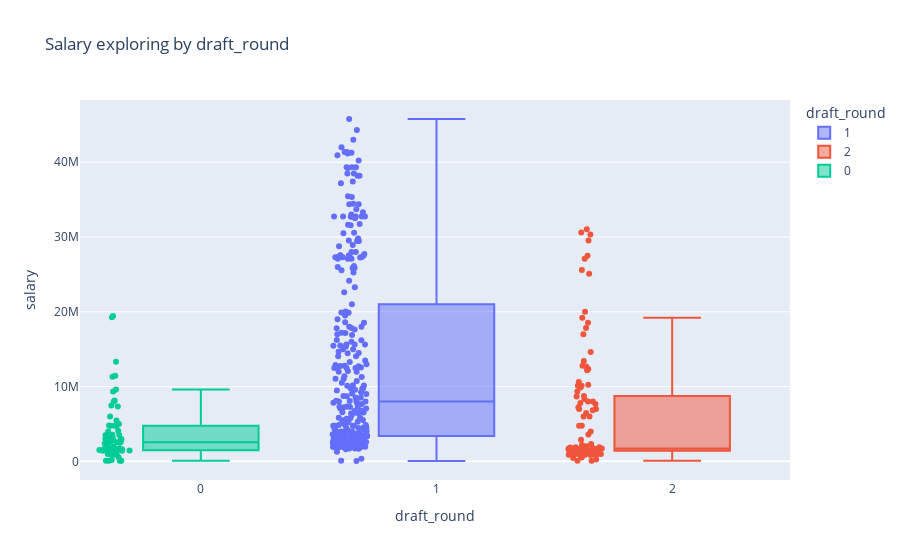

Source (notebook cell):
### Code cell
fig = px.box(data, x="draft_round", y="salary", 
            color="draft_round",
            title='Salary exploring by draft_round',
            points='all'
            )
fig.update_traces(quartilemethod="exclusive") 
fig.show()

### Figure 1 — Plotly figure (JSON) as saved in the notebook; plotly's stock layout.template omitted (floating-point values rounded to 4 significant figures; data arrays with more than 128 entries replaced by an {"elided": "..."} marker saying what was removed)
{"data": [{"alignmentgroup": "True", "boxpoints": "all", "hovertemplate": "draft_round=%{x}<br>salary=%{y}<extra></extra>", "legendgroup": "1", "marker": {"color": "#636efa"}, "name": "1", "notched": false, "offsetgroup": "1", "orientation": "v", "quartilemethod": "exclusive", "showlegend": true, "type": "box", "x": {"elided": "290 int values"}, "x0": " ", "xaxis": "x", "y": {"elided": "290 int values"}, "y0": " ", "yaxis": "y"}, {"alignmentgroup": "True", "boxpoints": "all", "hovertemplate": "draft_round=%{x}<br>salary=%{y}<extra></extra>", "legendgroup": "2", "marker": {"color": "#EF553B"}, "name": "2", "notched": false, "offsetgroup": "2", "orientation": "v", "quartilemethod": "exclusive", "showlegend": true, "type": "box", "x": [2, 2, 2, 2, 2, 2, 2, 2, 2, 2, 2, 2, 2, 2, 2, 2, 2, 2, 2, 2, 2, 2, 2, 2, 2, 2, 2, 2, 2, 2, 2, 2, 2, 2, 2, 2, 2, 2, 2, 2, 2, 2, 2, 2, 2, 2, 2, 2, 2, 2, 2, 2, 2, 2, 2, 2, 2, 2, 2, 2, 2, 2, 2, 2, 2, 2, 2, 2, 2, 2, 2, 2, 2, 2, 2, 2, 2, 2, 2, 2, 2, 2, 2, 2, 2, 2, 2, 2, 2, 2, 2, 2, 2, 2, 2, 2, 2, 2, 2, 2, 2, 2, 2, 2, 2, 2, 2], "x0": " ", "xaxis": "x", "y": [27504630, 18539130, 30603448, 8000000, 17000000, 20000000, 6000000, 25595700, 10605600, 30350000, 9881598, 27093018, 10116576, 12345680, 19217900, 1559712, 8349039, 12776786, 8000000, 13437500, 7666667, 6825000, 9346153, 14634147, 1588231, 10259375, 6481482, 1676735, 12200000, 7000000, 1416852, 7815533, 7000000, 2320044, 1618520, 4767000, 6004753, 1699236, 3581986, 12678571, 2907143, 10000000, 4767000, 1870564, 1618520, 1723050, 1678854, 8664928, 2174318, 25102512, 10116576, 451326, 1882867, 1618520, 1788296, 1618520, 1416852, 17818456, 1882867, 8730158, 2028594, 1618520, 1618520, 4000000, 7250000, 1737145, 1645357, 898310, 1416852, 1416852, 250000, 898310, 1618520, 79568, 1416852, 2000000, 1416852, 1000000, 1400000, 898310, 898310, 1228026, 898310, 1445697, 1416852, 1416852, 1416852, 1416852, 1416852, 1416852, 1618520, 1416852, 898310, 1445697, 898310, 898310, 1416852, 1416852, 1000000, 502491, 898310, 1416852, 1416852, 1254933, 79568, 31044906, 29542010], "y0": " ", "yaxis": "y"}, {"alignmentgroup": "True", "boxpoints": "all", "hovertemplate": "draft_round=%{x}<br>salary=%{y}<extra></extra>", "legendgroup": "0", "marker": {"color": "#00cc96"}, "name": "0", "notched": false, "offsetgroup": "0", "orientation": "v", "quartilemethod": "exclusive", "showlegend": true, "type": "box", "x": [0, 0, 0, 0, 0, 0, 0, 0, 0, 0, 0, 0, 0, 0, 0, 0, 0, 0, 0, 0, 0, 0, 0, 0, 0, 0, 0, 0, 0, 0, 0, 0, 0, 0, 0, 0, 0, 0, 0, 0, 0, 0, 0, 0, 0, 0, 0, 0, 0, 0, 0, 0, 0, 0, 0, 0, 0, 0, 0, 0, 0, 0, 0, 0, 0, 0, 0], "x0": " ", "xaxis": "x", "y": [11301219, 11454546, 9346153, 4767000, 2564753, 13333334, 2564753, 5000000, 5453280, 19269663, 2875000, 3500000, 3500000, 3551100, 3000000, 3000000, 2000000, 7461380, 3150000, 19428485, 1645357, 8000000, 1645357, 2750000, 9607500, 4000000, 1620564, 3540000, 2581965, 1618520, 1000000, 6000000, 4767000, 1445697, 2505793, 4102564, 1488231, 2487033, 8156500, 1620564, 7333333, 4767000, 4807693, 2854556, 2391985, 3000000, 2833704, 1416852, 898310, 1588231, 1645357, 2250000, 1737145, 79568, 195077, 100000, 898310, 1416852, 1529007, 1445697, 1427191, 79568, 1588231, 522738, 79568, 898310, 1416852], "y0": " ", "yaxis": "y"}], "layout": {"boxmode": "overlay", "legend": {"title": {"text": "draft_round"}, "tracegroupgap": 0}, "title": {"text": "Salary exploring by draft_round"}, "xaxis": {"anchor": "y", "categoryarray": [1, 2, 0], "categoryorder": "array", "domain": [0, 1], "title": {"text": "draft_round"}}, "yaxis": {"anchor": "x", "domain": [0, 1], "title": {"text": "salary"}}}}
